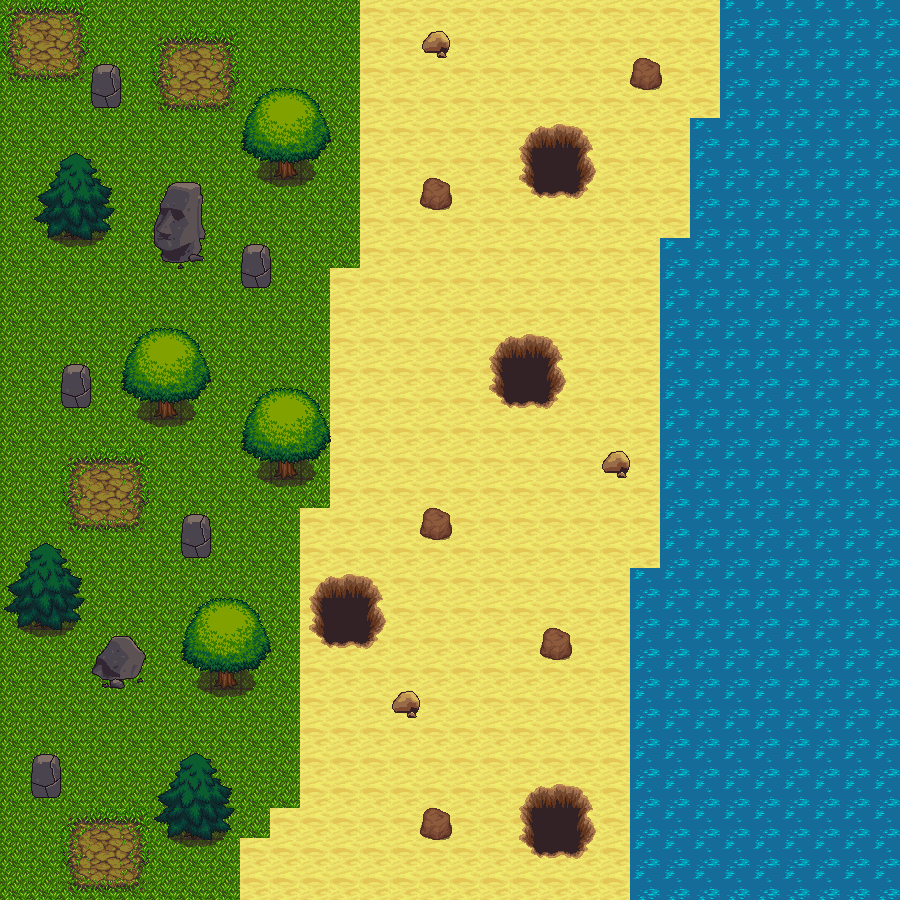

Below is a game level as drawn by its tile map, then a one-line description and the .tmx that defines it (tile-layer data replaced by summaries):
An orthogonal 30x30 tile map with 30x30 px tiles, 6 tile layers (background, arbre1, vegetation, filler, ...), 4 tilesets and 42 objects (35x collision, spawn_rivage, enter_castle, enter_dungeon, spawn_rivage2, ...).

<map version="1.8" tiledversion="1.8.4" orientation="orthogonal" renderorder="right-down" width="30" height="30" tilewidth="30" tileheight="30" infinite="0" nextlayerid="9" nextobjectid="51">
 <tileset firstgid="1" source="map tiled/PathAndObjects.tsx" />
 <tileset firstgid="257" source="terrain+interieur chateau/terrain_atlas.tsx" />
 <tileset firstgid="1281" source="terrain+interieur chateau/base_out_atlas.tsx" />
 <tileset firstgid="2305" source="terrain+interieur chateau/sol+chateau.tsx" />
 <layer id="1" name="background" width="30" height="30">
  <data>[900 cells, 900 non-empty, 12 distinct tile ids]</data>
 </layer>
 <layer id="2" name="arbre1" width="30" height="30">
  <data>[900 cells, 42 non-empty, 6 distinct tile ids]</data>
 </layer>
 <layer id="4" name="vegetation" width="30" height="30">
  <data>[900 cells, 64 non-empty, 23 distinct tile ids]</data>
 </layer>
 <layer id="6" name="filler" width="30" height="30">
  <data>[900 cells, 0 non-empty, 0 distinct tile ids]</data>
 </layer>
 <layer id="7" name="filler2" width="30" height="30">
  <data>[900 cells, 0 non-empty, 0 distinct tile ids]</data>
 </layer>
 <layer id="3" name="arbre2" width="30" height="30">
  <data>[900 cells, 63 non-empty, 18 distinct tile ids]</data>
 </layer>
 <objectgroup id="5" name="collision">
  <object id="1" type="collision" x="63.3333" y="210.667" width="26.6667" height="33.3333" />
  <object id="2" type="collision" x="273.333" y="148" width="26.6667" height="33.3333" />
  <object id="8" type="collision" x="420.667" y="178" width="32.6667" height="33.3333" />
  <object id="9" type="collision" x="628" y="56.6667" width="35.3333" height="33.3333" />
  <object id="10" type="collision" x="422" y="29.3333" width="26.6667" height="33.3333" />
  <object id="11" type="collision" x="602" y="446.667" width="26.6667" height="33.3333" />
  <object id="12" type="collision" x="422.667" y="508.667" width="26.6667" height="33.3333" />
  <object id="13" type="collision" x="392.667" y="687.333" width="26.6667" height="33.3333" />
  <object id="14" type="collision" x="421.333" y="808.667" width="32" height="33.3333" />
  <object id="15" type="collision" x="539.333" y="627.333" width="34" height="33.3333" />
  <object id="3" type="collision" x="152" y="388.667" width="26.6667" height="33.3333" />
  <object id="16" type="collision" x="238.667" y="241.333" width="34" height="49.3333" />
  <object id="19" type="collision" x="89.3333" y="62.6667" width="34" height="49.3333" />
  <object id="17" type="collision" x="179.333" y="512.667" width="34" height="49.3333" />
  <object id="20" type="collision" x="29.3333" y="752" width="34" height="49.3333" />
  <object id="21" type="collision" x="90.6667" y="635.333" width="59.3333" height="57.3333" />
  <object id="18" type="collision" x="59.3333" y="363.333" width="34" height="49.3333" />
  <object id="22" type="collision" x="152" y="176.667" width="54.6667" height="89.3333" />
  <object id="4" type="collision" x="274.667" y="449.333" width="26.6667" height="33.3333" />
  <object id="5" type="collision" x="32.6667" y="600.667" width="26.6667" height="33.3333" />
  <object id="6" type="collision" x="214" y="659.333" width="26.6667" height="33.3333" />
  <object id="7" type="collision" x="184" y="808" width="26.6667" height="33.3333" />
  <object id="23" type="collision" x="716" y="-1.33333" width="24" height="120" />
  <object id="24" type="collision" x="716" y="-1.33333" width="24" height="120" />
  <object id="26" type="collision" x="654" y="234" width="24" height="340" />
  <object id="28" type="collision" x="680" y="111.333" width="35.3333" height="133.333" />
  <object id="27" type="collision" x="626.667" y="561.333" width="24" height="340" />
  <object id="29" type="collision" x="-0.0108849" y="-3.35935" width="904" height="16" rotation="359.919" />
  <object id="31" type="collision" x="14.3263" y="-5.31467" width="904" height="16" rotation="90.1259" />
  <object id="33" type="collision" x="907.66" y="-1.31467" width="904" height="16" rotation="90.1259" />
  <object id="32" type="collision" x="-2.68248" y="888.95" width="904" height="16" rotation="359.88" />
  <object id="34" name="spawn_rivage" x="73" y="308">
   <point />
  </object>
  <object id="35" name="enter_castle" x="15" y="83" width="36" height="390" />
  <object id="36" type="collision" x="524" y="120" width="69" height="76" />
  <object id="38" type="collision" x="493" y="333" width="69" height="76" />
  <object id="41" name="enter_dungeon" x="313" y="573" width="69" height="76" />
  <object id="40" type="collision" x="522" y="780" width="69" height="76" />
  <object id="42" name="spawn_rivage2" x="347" y="678">
   <point />
  </object>
  <object id="50" type="collision" x="12" y="7" width="55" height="69" />
 </objectgroup>
 <objectgroup id="8" name="NPCPaths">
  <object id="43" name="noel_path1" x="151.25" y="720.5" width="28" height="29" />
  <object id="46" name="noel_path2" x="331.25" y="719.5" width="28" height="29" />
  <object id="47" name="cowboy_path1" x="359" y="298" width="31" height="31" />
 </objectgroup>
</map>
